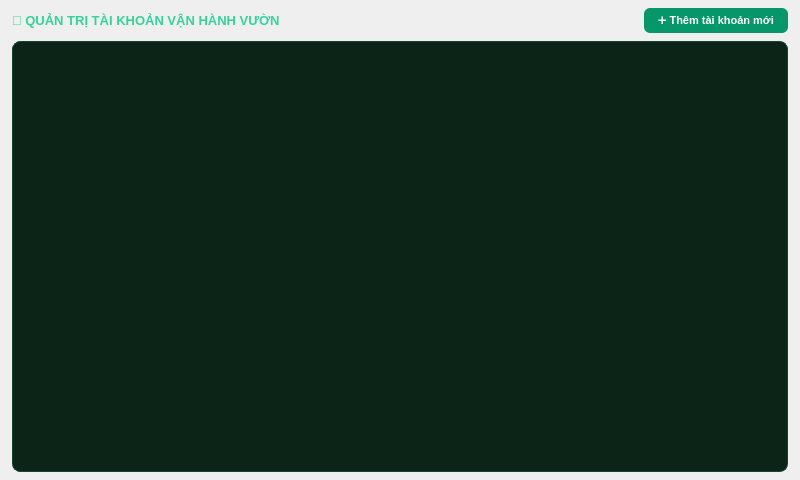
<?xml version="1.0" encoding="UTF-8"?>
<ui version="4.0">
 <class>UserManagementPage</class>
 <widget class="QWidget" name="UserManagementPage">
  <property name="geometry">
   <rect>
    <x>0</x>
    <y>0</y>
    <width>800</width>
    <height>480</height>
   </rect>
  </property>
  <layout class="QVBoxLayout" name="mainLayout">
   <property name="spacing">
    <number>8</number>
   </property>
   <property name="leftMargin">
    <number>12</number>
   </property>
   <property name="topMargin">
    <number>8</number>
   </property>
   <property name="rightMargin">
    <number>12</number>
   </property>
   <property name="bottomMargin">
    <number>8</number>
   </property>

   <item>
    <layout class="QHBoxLayout" name="topBar">
     <item>
      <widget class="QLabel" name="userPageTitle">
       <property name="text">
        <string>👥 QUẢN TRỊ TÀI KHOẢN VẬN HÀNH VƯỜN</string>
       </property>
       <property name="styleSheet">
        <string notr="true">color: #34d399; font-size: 13px; font-weight: 800;</string>
       </property>
      </widget>
     </item>
     <item>
      <spacer name="userSpacer">
       <property name="orientation">
        <enum>Qt::Horizontal</enum>
       </property>
       <property name="sizeHint" stdset="0">
        <size>
         <width>40</width>
         <height>20</height>
        </size>
       </property>
      </spacer>
     </item>
     <item>
      <widget class="QPushButton" name="btnAddUser">
       <property name="cursor">
        <cursorShape>PointingHandCursor</cursorShape>
       </property>
       <property name="text">
        <string>➕ Thêm tài khoản mới</string>
       </property>
       <property name="styleSheet">
        <string notr="true">QPushButton { background: #059669; color: white; border: none; border-radius: 6px; padding: 6px 14px; font-weight: 700; font-size: 11px; } QPushButton:hover { background: #10b981; }</string>
       </property>
      </widget>
     </item>
    </layout>
   </item>

   <item>
    <widget class="QTableWidget" name="userTable">
     <property name="styleSheet">
      <string notr="true">QTableWidget { background-color: #0c2317; border: 1px solid #1b4332; border-radius: 8px; color: #f1f5f9; gridline-color: #1b4332; } QHeaderView::section { background-color: #133925; color: #34d399; font-weight: 700; padding: 6px; border: none; }</string>
     </property>
    </widget>
   </item>

  </layout>
 </widget>
 <resources/>
 <connections/>
</ui>
